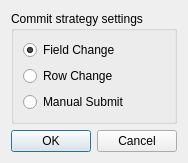
<?xml version="1.0" encoding="UTF-8"?>
<ui version="4.0">
 <class>EditStrategySettings</class>
 <widget class="QDialog" name="EditStrategySettings">
  <property name="geometry">
   <rect>
    <x>0</x>
    <y>0</y>
    <width>174</width>
    <height>143</height>
   </rect>
  </property>
  <property name="windowTitle">
   <string>Settings</string>
  </property>
  <layout class="QVBoxLayout" name="verticalLayout">
   <item>
    <widget class="QGroupBox" name="groupBox">
     <property name="title">
      <string>Commit strategy settings</string>
     </property>
     <layout class="QVBoxLayout" name="verticalLayout_2">
      <item>
       <widget class="QRadioButton" name="radioFieldChange">
        <property name="toolTip">
         <string>&lt;html&gt;&lt;head/&gt;&lt;body&gt;&lt;p&gt;All changes to the model will be applied immediately to the database.&lt;/p&gt;&lt;/body&gt;&lt;/html&gt;</string>
        </property>
        <property name="whatsThis">
         <string>&lt;html&gt;&lt;head/&gt;&lt;body&gt;&lt;p&gt;All changes to the model will be applied immediately to the database.&lt;/p&gt;&lt;/body&gt;&lt;/html&gt;</string>
        </property>
        <property name="text">
         <string>Field Change</string>
        </property>
        <property name="checked">
         <bool>true</bool>
        </property>
       </widget>
      </item>
      <item>
       <widget class="QRadioButton" name="radioRowChange">
        <property name="toolTip">
         <string>&lt;html&gt;&lt;head/&gt;&lt;body&gt;&lt;p&gt;Changes to a row will be applied when the user selects a different row.&lt;/p&gt;&lt;/body&gt;&lt;/html&gt;</string>
        </property>
        <property name="whatsThis">
         <string>&lt;html&gt;&lt;head/&gt;&lt;body&gt;&lt;p&gt;Changes to a row will be applied when the user selects a different row.&lt;/p&gt;&lt;/body&gt;&lt;/html&gt;</string>
        </property>
        <property name="text">
         <string>Row Change</string>
        </property>
       </widget>
      </item>
      <item>
       <widget class="QRadioButton" name="radioManualSubmit">
        <property name="toolTip">
         <string>&lt;html&gt;&lt;head/&gt;&lt;body&gt;&lt;p&gt;All changes will be sended manually.&lt;/p&gt;&lt;/body&gt;&lt;/html&gt;</string>
        </property>
        <property name="whatsThis">
         <string>&lt;html&gt;&lt;head/&gt;&lt;body&gt;&lt;p&gt;All changes will be sended manually.&lt;/p&gt;&lt;/body&gt;&lt;/html&gt;</string>
        </property>
        <property name="text">
         <string>Manual Submit</string>
        </property>
       </widget>
      </item>
     </layout>
    </widget>
   </item>
   <item>
    <widget class="QDialogButtonBox" name="buttonBox">
     <property name="orientation">
      <enum>Qt::Horizontal</enum>
     </property>
     <property name="standardButtons">
      <set>QDialogButtonBox::Cancel|QDialogButtonBox::Ok</set>
     </property>
    </widget>
   </item>
  </layout>
 </widget>
 <resources/>
 <connections>
  <connection>
   <sender>buttonBox</sender>
   <signal>accepted()</signal>
   <receiver>EditStrategySettings</receiver>
   <slot>accept()</slot>
   <hints>
    <hint type="sourcelabel">
     <x>248</x>
     <y>254</y>
    </hint>
    <hint type="destinationlabel">
     <x>157</x>
     <y>274</y>
    </hint>
   </hints>
  </connection>
  <connection>
   <sender>buttonBox</sender>
   <signal>rejected()</signal>
   <receiver>EditStrategySettings</receiver>
   <slot>reject()</slot>
   <hints>
    <hint type="sourcelabel">
     <x>316</x>
     <y>260</y>
    </hint>
    <hint type="destinationlabel">
     <x>286</x>
     <y>274</y>
    </hint>
   </hints>
  </connection>
 </connections>
</ui>
